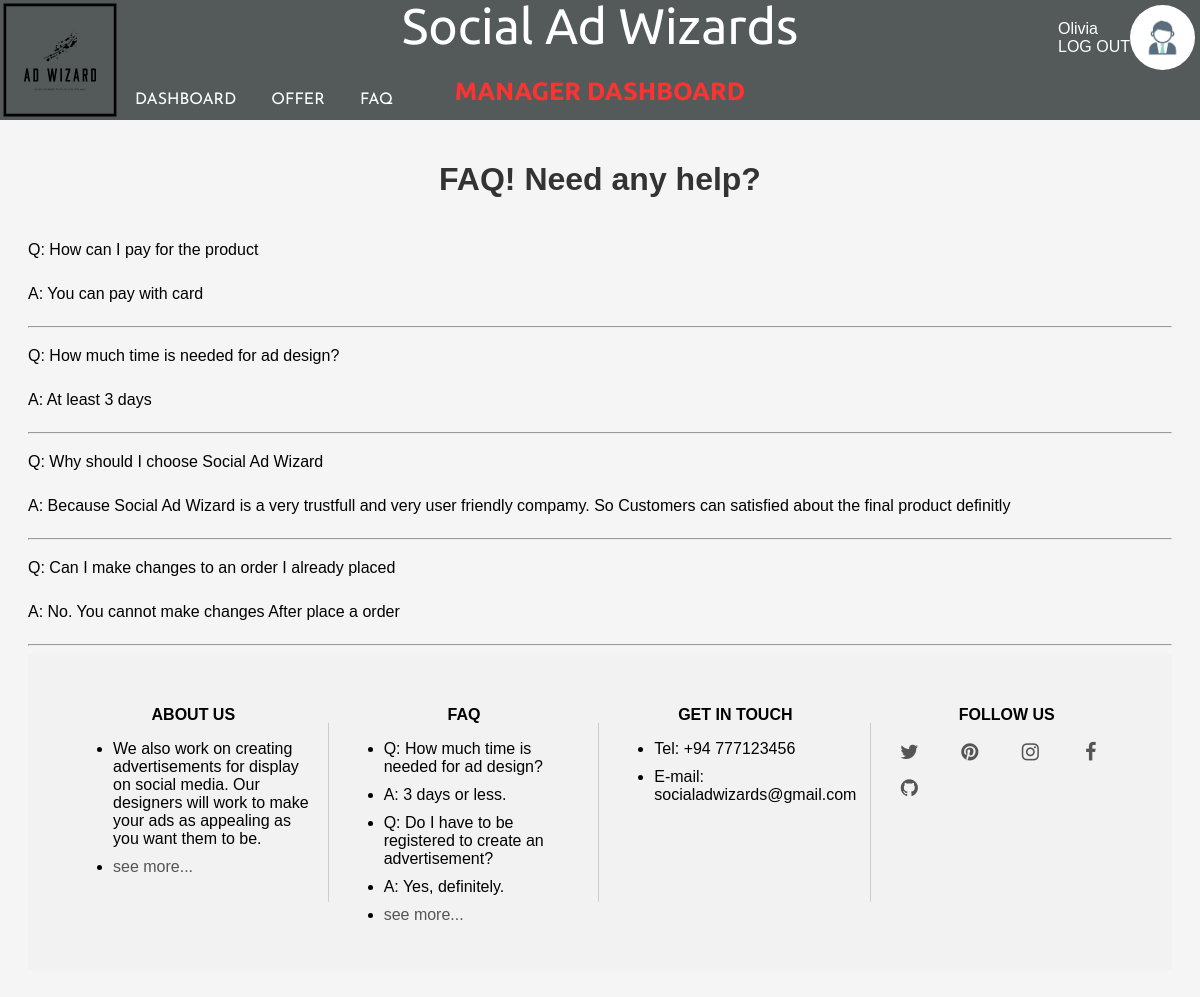
Page /src/views/faq.php (signed in) on the committed database.
### tables this page shows
CREATE TABLE `faq` (
  `faq_id` int(11) NOT NULL,
  `s_user_id` int(11) NOT NULL,
  `question` varchar(1000) NOT NULL,
  `answer` varchar(1000) DEFAULT NULL
);

### src/views/faq.php (the view, shortened to what this page needs)
<!DOCTYPE html>
<html lang="en">
<head>
    <link rel="stylesheet" type="text/css" href="./src/css/faq.css">
</head>
<body>
<?php include_once '../components/header.php'; ?>
<h1>FAQ! Need any help?</h1>
<?php
    include_once '../config/database/connection.php';
    $sql = "SELECT * FROM faq";
    $result = $conn->query($sql);
    if ($result->num_rows > 0) {
        while ($row = $result->fetch_assoc()) {
            $question = $row["question"];
            $answer = $row["answer"];
            if (!empty($question) && !empty($answer)) {
                echo '
                    <p>Q: ' . $question . '</p>
                    <p>A: ' . $answer . '</p><hr>';
            }
        }
    } else {
        echo "No data found.";
    }
    ?>
<?php include_once '../components/footer.php' ?>
</body>
</html>

### src/css/faq.css (style rules this page uses)
body { margin-top: 120px; font-family: Arial, sans-serif; padding: 20px; background-color: #f5f5f5; }
h1 { text-align: center; margin-bottom: 40px; color: #333; }
p { margin-bottom: 20px; line-height: 1.5; }
h1 { text-align: center; }

### src/css/sign-in.css (style rules this page uses)
body { font-family: Arial, sans-serif; }

### rows in the picture
faq: question "How can I pay for the product", answer "You can pay with card"
faq: question "How much time is needed for ad design?", answer "At least 3 days"
faq: question "Why should I choose Social Ad Wizard", answer "Because Social Ad Wizard is a very trustfull and very user friendly compamy. So Customers can satisfied about the final product definitly"
faq: question "Can I make changes to an order I already placed", answer "No. You cannot make changes After place a order"

### other values in the picture
$userName "Olivia"
